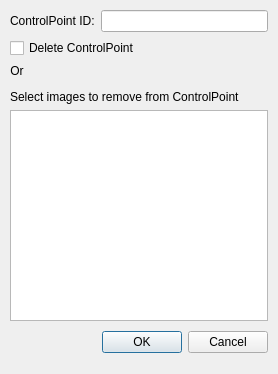
<ui version="4.0" >
 <author></author>
 <comment></comment>
 <exportmacro></exportmacro>
 <class>QnetDeletePointDialog</class>
 <widget class="QDialog" name="QnetDeletePointDialog" >
  <property name="geometry" >
   <rect>
    <x>0</x>
    <y>0</y>
    <width>278</width>
    <height>374</height>
   </rect>
  </property>
  <property name="windowTitle" >
   <string>Delete ControlPoint</string>
  </property>
  <property name="modal" >
   <bool>true</bool>
  </property>
  <widget class="QWidget" name="deletePointLayoutWidget" >
   <property name="geometry" >
    <rect>
     <x>20</x>
     <y>250</y>
     <width>351</width>
     <height>33</height>
    </rect>
   </property>
  </widget>
  <widget class="QWidget" name="" >
   <property name="geometry" >
    <rect>
     <x>10</x>
     <y>10</y>
     <width>258</width>
     <height>284</height>
    </rect>
   </property>
  </widget>
  <widget class="QWidget" name="" >
   <property name="geometry" >
    <rect>
     <x>10</x>
     <y>20</y>
     <width>258</width>
     <height>321</height>
    </rect>
   </property>
  </widget>
  <widget class="QWidget" name="" >
   <property name="geometry" >
    <rect>
     <x>10</x>
     <y>10</y>
     <width>258</width>
     <height>348</height>
    </rect>
   </property>
   <layout class="QVBoxLayout" >
    <property name="margin" >
     <number>0</number>
    </property>
    <property name="spacing" >
     <number>6</number>
    </property>
    <item>
     <layout class="QHBoxLayout" >
      <property name="margin" >
       <number>0</number>
      </property>
      <property name="spacing" >
       <number>6</number>
      </property>
      <item>
       <widget class="QLabel" name="pointIdLabel" >
        <property name="text" >
         <string>ControlPoint ID:</string>
        </property>
       </widget>
      </item>
      <item>
       <widget class="QLineEdit" name="pointIdValue" >
        <property name="readOnly" >
         <bool>true</bool>
        </property>
       </widget>
      </item>
     </layout>
    </item>
    <item>
     <widget class="QCheckBox" name="deleteAllCheckBox" >
      <property name="text" >
       <string>Delete ControlPoint</string>
      </property>
     </widget>
    </item>
    <item>
     <layout class="QHBoxLayout" >
      <property name="margin" >
       <number>0</number>
      </property>
      <property name="spacing" >
       <number>6</number>
      </property>
      <item>
       <widget class="QLabel" name="orLabel" >
        <property name="text" >
         <string>Or</string>
        </property>
        <property name="alignment" >
         <set>Qt::AlignHCenter</set>
        </property>
       </widget>
      </item>
      <item>
       <spacer>
        <property name="orientation" >
         <enum>Qt::Horizontal</enum>
        </property>
        <property name="sizeHint" >
         <size>
          <width>40</width>
          <height>20</height>
         </size>
        </property>
       </spacer>
      </item>
     </layout>
    </item>
    <item>
     <widget class="QLabel" name="imageLabel" >
      <property name="text" >
       <string>Select images to remove from ControlPoint</string>
      </property>
     </widget>
    </item>
    <item>
     <widget class="QListWidget" name="fileList" >
      <property name="selectionMode" >
       <enum>QAbstractItemView::ExtendedSelection</enum>
      </property>
     </widget>
    </item>
    <item>
     <layout class="QHBoxLayout" >
      <property name="margin" >
       <number>0</number>
      </property>
      <property name="spacing" >
       <number>6</number>
      </property>
      <item>
       <spacer>
        <property name="orientation" >
         <enum>Qt::Horizontal</enum>
        </property>
        <property name="sizeHint" >
         <size>
          <width>41</width>
          <height>31</height>
         </size>
        </property>
       </spacer>
      </item>
      <item>
       <widget class="QPushButton" name="okButton" >
        <property name="text" >
         <string>OK</string>
        </property>
       </widget>
      </item>
      <item>
       <widget class="QPushButton" name="cancelButton" >
        <property name="text" >
         <string>Cancel</string>
        </property>
       </widget>
      </item>
     </layout>
    </item>
   </layout>
  </widget>
 </widget>
 <pixmapfunction></pixmapfunction>
 <tabstops>
  <tabstop>pointIdValue</tabstop>
  <tabstop>fileList</tabstop>
  <tabstop>deleteAllCheckBox</tabstop>
  <tabstop>okButton</tabstop>
  <tabstop>cancelButton</tabstop>
 </tabstops>
 <resources/>
 <connections>
  <connection>
   <sender>okButton</sender>
   <signal>clicked()</signal>
   <receiver>QnetDeletePointDialog</receiver>
   <slot>accept()</slot>
   <hints>
    <hint type="sourcelabel" >
     <x>278</x>
     <y>253</y>
    </hint>
    <hint type="destinationlabel" >
     <x>96</x>
     <y>254</y>
    </hint>
   </hints>
  </connection>
  <connection>
   <sender>cancelButton</sender>
   <signal>clicked()</signal>
   <receiver>QnetDeletePointDialog</receiver>
   <slot>reject()</slot>
   <hints>
    <hint type="sourcelabel" >
     <x>369</x>
     <y>253</y>
    </hint>
    <hint type="destinationlabel" >
     <x>179</x>
     <y>282</y>
    </hint>
   </hints>
  </connection>
 </connections>
</ui>
